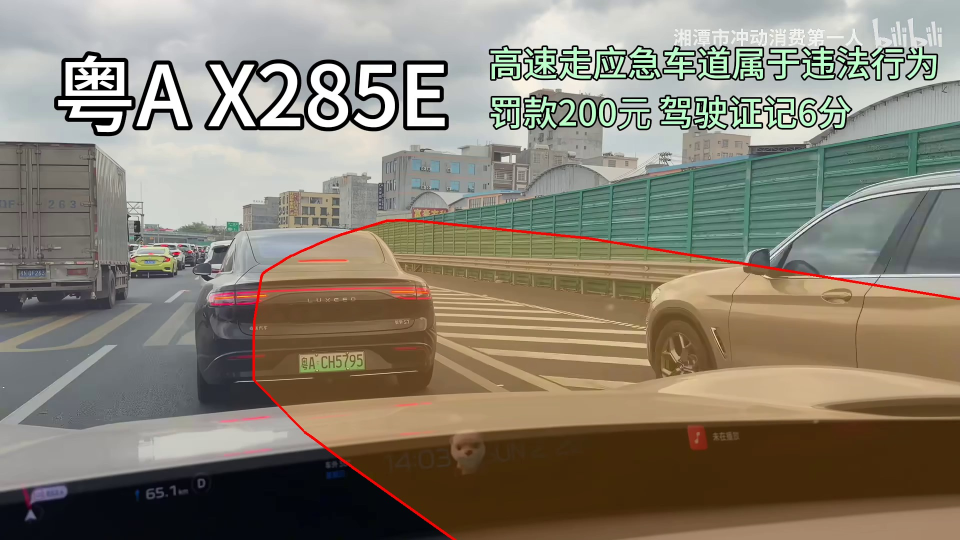
#> input picture _reuse/roi/roi_image50/roi_verify.jpg, 1920 x 1080 px (shown at 1/2 size)
$ python -i find_line_precise.py   (imports and definitions only)
#> lines starting #> are read from the running program, lines starting #| are printed output that depends on the picture
#> further down, picture is the input picture: shape (1080, 1920, 3); mean B, G, R 113.8, 128, 134.9
"""精确查找"最右车道分隔白线"：只找高亮+低饱和的细长结构，并做直线拟合。

比 detect_lane_line.py 更克制：
 - 用亮度分位数而非最大值定白线（避免护栏反光/车灯抢峰）
 - 要求局部对比度（白线两侧是暗沥青）
 - 用 RANSAC 式迭代剔除离群点后再拟合
输出拟合线 + 可视化 + 在若干 y 处的 x，便于与用户记录对位。
"""
import argparse
import json
import os
import sys

import cv2
import numpy as np

# [1 line not run here, left out]


def candidate_points(img, x_from=0.45, y_from=0.30, y_to=0.98):
    """返回候选白线点 (x, y, score)。逐行找"窄而亮"的峰。"""
#> called with x_from = 0.45, y_from = 0.3, y_to = 0.98
    H, W = img.shape[:2]
#> H = 1080; W = 1920
    hsv = cv2.cvtColor(img, cv2.COLOR_BGR2HSV)
#> hsv: shape (1080, 1920, 3); mean H, S, V 50.5, 75.3, 140.7
    gray = cv2.cvtColor(img, cv2.COLOR_BGR2GRAY).astype(np.float32)
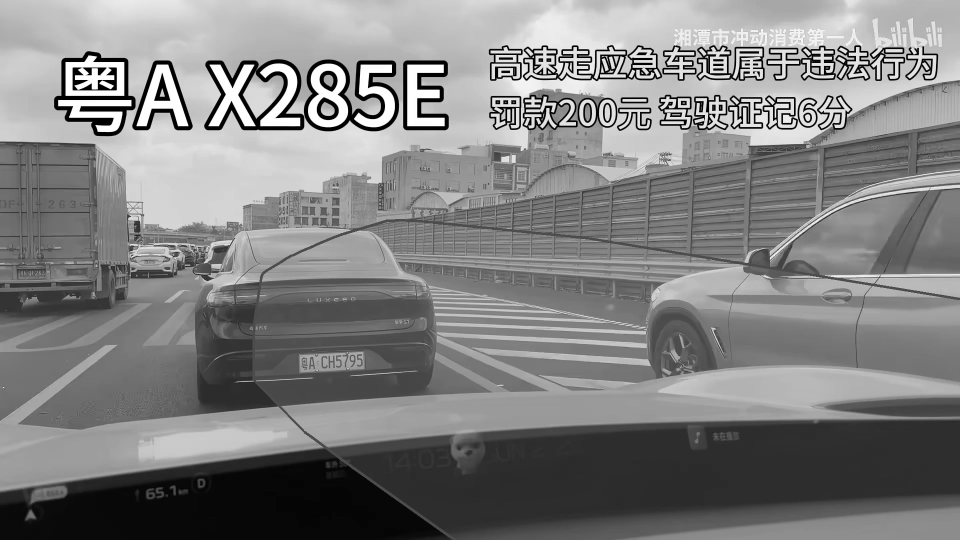
#> gray: shape (1080, 1920) float32 (shown at 1/2 size); min 0, max 255, mean 128.5
    sat = hsv[:, :, 1].astype(np.float32)
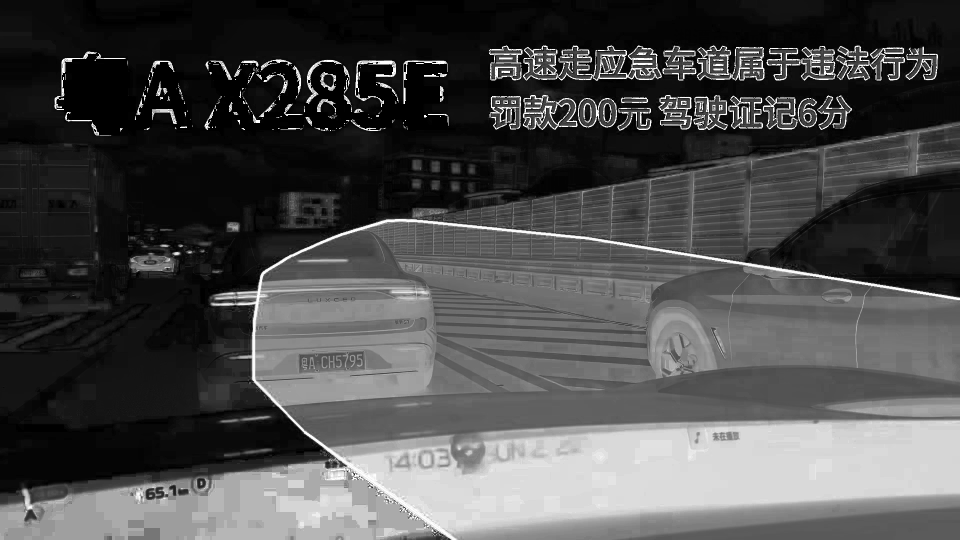
#> sat: shape (1080, 1920) float32 (shown at 1/2 size); min 0, max 255, mean 75.3

    y0, y1 = int(H * y_from), int(H * y_to)
#> y0 = 324; y1 = 1058
    x0 = int(W * x_from)
#> x0 = 864
    pts = []
    for y in range(y0, y1, 4):
        band = gray[max(0, y - 2):y + 3, :].mean(axis=0)
        sband = sat[max(0, y - 2):y + 3, :].mean(axis=0)
        seg = band[x0:]
        sseg = sband[x0:]
        if len(seg) < 30:
            continue
        # 车道线：亮且不彩（护栏反光通常高光但可能低饱和，用局部对比度进一步筛）
        base = np.percentile(seg, 60)
        hi = seg > max(base + 25, 150)
        hi &= sseg < 70
        if not hi.any():
            continue
        idx = np.nonzero(hi)[0]
        # 找连续段，取宽度小（<=25px，车道线细）且最亮的段
        groups = np.split(idx, np.nonzero(np.diff(idx) > 3)[0] + 1)
        best = None
        for g in groups:
            if len(g) < 2 or len(g) > 30:
                continue
            strength = seg[g].mean()
            # 两侧对比度
            l = max(0, g[0] - 12); r = min(len(seg), g[-1] + 13)
            contrast = strength - (seg[l:g[0]].mean() if g[0] > l else base)
            sc = strength + contrast
            if best is None or sc > best[0]:
                best = (sc, float(g.mean() + x0), float(y))
        if best:
            pts.append(best)
#> this loop made 184 passes
#> base on passes 1 to 3: 141.2, 134.8, 120.8
#> after the loop, pts = 59 items, first 6: (240.2, 1348.5, 324), (245, 1349.5, 328), (189.4, 985.5, 332), (210, 1027.5, 336), (209.5, 1035.5, 340), (218, 1034.5, 344)
    return pts


# [69 lines left out: functions fit_robust, main, not called in this run]


# [2 lines not run here, left out]

>>> import cv2
>>> picture = cv2.imread('../roi/roi_image50/roi_verify.jpg')
>>> result = candidate_points(picture)
#> result has the same summary as pts in candidate_points
